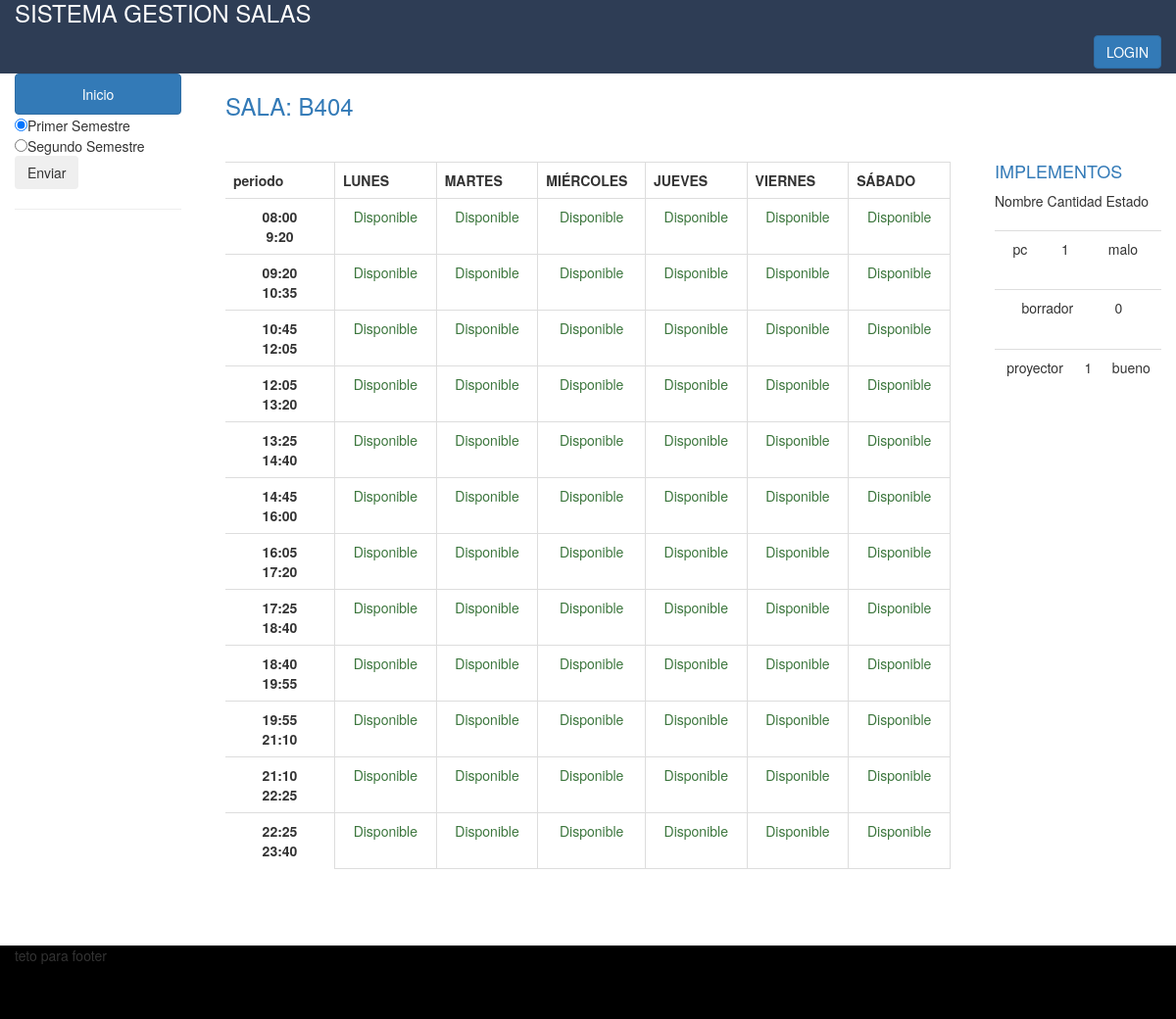
Screenshot of /salaini.php?id=B404 with the database file from the repository.
### tables this page shows
CREATE TABLE `implemento` (
  `CODIM` int(20) NOT NULL,
  `TIPOIMPLE` varchar(30) NOT NULL,
  `CANTIDAD` int(20) NOT NULL,
  `ESTADO` varchar(10) NOT NULL,
  `CODSALA` varchar(20) NOT NULL
);

### proceso.php (called while the page is built, shortened)
<?php
$semestre=$_REQUEST['semestre'];
  function selecdia ($DIA,$PERIODO,$varaibe,$semestre){
 include "conec.php";
 $sql=("SELECT NOMBRE,DIA,PERIODO,RAMO,SOL.CODSALA,SEMESTRE
 FROM USUARIO U JOIN SOLICITUD SOL ON U.RUT=SOL.RUT
  LEFT JOIN SALA S ON S.CODSALA=SOL.CODSALA
AND DIA=? AND PERIODO=?
 WHERE S.CODSALA='$varaibe' AND SEMESTRE='$semestre'" );
  $smt=$conn->prepare($sql);
    $smt->bindParam(1,$PERIODO);
  $smt->bindParam(2,$DIA);
  $smt->execute();
  $resultado=$smt->fetchall ();
 return $resultado;
 }
$datos=array();
for ($i=0; $i < 6; $i++) {
  $datos['PERIODO1'][$i]=selecdia(1,$i+1,$varaibe,$semestre);
}
for ($i=0; $i < 6; $i++) {
  $datos['PERIODO2'][$i]=selecdia(2,$i+1,$varaibe,$semestre);
}
for ($i=0; $i < 6; $i++) {
  $datos['PERIODO3'][$i]=selecdia(3,$i+1,$varaibe,$semestre);
}
for ($i=0; $i < 6; $i++) {
  $datos['PERIODO4'][$i]=selecdia(4,$i+1,$varaibe,$semestre);
}
for ($i=0; $i < 6; $i++) {
  $datos['PERIODO5'][$i]=selecdia(5,$i+1,$varaibe,$semestre);
}
for ($i=0; $i < 6; $i++) {
  $datos['PERIODO6'][$i]=selecdia(6,$i+1,$varaibe,$semestre);
}
for ($i=0; $i < 6; $i++) {
  $datos['PERIODO7'][$i]=selecdia(7,$i+1,$varaibe,$semestre);
}
for ($i=0; $i < 6; $i++) {
  $datos['PERIODO8'][$i]=selecdia(8,$i+1,$varaibe,$semestre);
}
for ($i=0; $i < 6; $i++) {
  $datos['PERIODO9'][$i]=selecdia(9,$i+1,$varaibe,$semestre);
}
for ($i=0; $i < 6; $i++) {
  $datos['PERIODO10'][$i]=selecdia(10,$i+1,$varaibe,$semestre);
}
for ($i=0; $i < 6; $i++) {
  $datos['PERIODO11'][$i]=selecdia(11,$i+1,$varaibe,$semestre);
}
for ($i=0; $i < 6; $i++) {
  $datos['PERIODO12'][$i]=selecdia(12,$i+1,$varaibe,$semestre);
}
 ?>

### salaini.php (the view, shortened to what this page needs)
  <?php
$varaibe=$_REQUEST['id'];
 ?>
<!DOCTYPE html>
<html>
<head>
 	 <link rel="stylesheet" type="text/css" href="css/bootstrap.css">
<?php include ('proceso.php');?>
	<div class="row" >
<div class="container" style="width: 100%;" >
<div class="col-md-12" style="background-color: #2E3D55; height:95px; margin-top:-20px ; ">
 	<font color="white" class="left" ><h3>SISTEMA GESTION SALAS</h3></font>
 <div class="pull-right">
    <a class="btn btn-primary" href="Loginsession/login.php">LOGIN</a>
  </div>
	</div>
	</div>
	</div>
</head>
<body>
	<div class="container" style="width: 100%;" >
<div class="row" >
	<div class="col-md-2" style="background-color: #fff; float: left;">
 <ul class="nav nav-pills nav-stacked" role="tablist">
    <li ><a class="btn btn-primary" href=inicio.php>Inicio</a></li>
        <form action="<?php echo $_SERVER['proceso.php'] ?>"   method="POST" enctype="multipart/form-data" accept-charset="utf-8">
        <input type="radio" name="semestre" value="1" checked value="1">Primer Semestre<br>
        <input type="radio" name="semestre" value="2" >Segundo Semestre<br>
      <input type="submit" value="Enviar" class="btn btn" ><hr/>
      </form>
      </ul>
	</div>
	<div class="col-md-8" style="background-color: #fff; float: left;" >
		<div class="col-md-12" style="background-color: #fff; height:90px ; float: center;">
			<h3 ><p class="text-primary">SALA: <?php echo $varaibe;?></p></h3>
		</div>
		<div class="col-md-12" style="background-color: #fff;  float: left;">
<table class='table table-border' border="0.5"
style="background-color: #fff; width: 15%; height:600px; float: left;" >
            <th style="width: 15%;">periodo</th>
            <tr>
              <th class="text-center" WIDTH="50" HEIGHT="50">08:00<br>9:20</th>
           </tr><tr>
              <th class="text-center" WIDTH="50" HEIGHT="50">09:20<br>10:35</th>
           </tr><tr>
              <th class="text-center" WIDTH="50" HEIGHT="50">10:45<br>12:05</th>
           </tr><tr>
              <th class="text-center" WIDTH="50" HEIGHT="50">12:05<br>13:20</th>
           </tr><tr>
              <th class="text-center" WIDTH="50" HEIGHT="50">13:25<br>14:40</th>
           </tr><tr>
              <th class="text-center" WIDTH="50" HEIGHT="50">14:45<br>16:00</th>
           </tr><tr>
              <th class="text-center" WIDTH="50" HEIGHT="50">16:05<br>17:20</th>
           </tr><tr>
              <th class="text-center" WIDTH="50" HEIGHT="50">17:25<br>18:40</th>
           </tr><tr>
              <th class="text-center" WIDTH="50" HEIGHT="50">18:40<br>19:55</th>
           </tr><tr>
              <th class="text-center" WIDTH="50" HEIGHT="50">19:55<br>21:10</th>
           </tr><tr>
              <th class="text-center" WIDTH="50" HEIGHT="50">21:10<br>22:25</th>
           </tr><tr>
              <th class="text-center" WIDTH="50" HEIGHT="50">22:25<br>23:40</th>
           </tr>
          </table>
		<div style="background-color: #fff; width: 85%; height:800px; float: right;">
<table class="table table-bordered" border="1"
style="background-color: #fff; width: 100%; height:600px;" >
                    <th style="width: 15%; "> LUNES</th>
                    <th style="width: 15%;"> MARTES</th>
                    <th style="width: 15%; "> MIÉRCOLES</th>
                    <th style="width: 15%; "> JUEVES</th>
                    <th style="width: 15%;"> VIERNES</th>
                    <th style="width: 15%;"> SÁBADO</th>
            <?php foreach ($datos as $key => $value): ?>
                                <tr >
                            <?php foreach ($value as $key => $periodo): ?>
                             <td  class="text-center"  HEIGHT="57">
                                        <?php if (!empty($periodo)) {
                                      echo $periodo[0]['NOMBRE'].'<br>'.$periodo[0]['RAMO'];
                                        }else{
                                          echo "
                                                <p class='text-success'>Disponible</p>
                                          " ;
                                        }
                                         ?>
                                </td>
                            <?php endforeach ?>
                            </tr>
                        <?php endforeach ?>
        </table>
	</div>
		</div>
	</div>
	<div class="col-md-2" style="background-color: #fff; margin-top:80px ; float: left;">
<h4 ><p class="text-primary">IMPLEMENTOS</p></h4>
  <th>Nombre</th>
  <th>Cantidad</th>
  <th>Estado</th>
<table class="table table-bordered" border="0,5">
  <?php
include "conec.php";
  $sql=( "SELECT ESTADO,CANTIDAD,TIPOIMPLE,S.CODSALA
        FROM  SALA S JOIN IMPLEMENTO I ON I.CODSALA=S.CODSALA
 WHERE S.CODSALA='".$_REQUEST['id']."'");
  $smt=$conn->prepare($sql);
  $smt->execute();
  $resultado=$smt->fetchall ();
$var= count ($resultado);
  for ($i=0; $i < $var; $i++) {
      echo "<table class='table table-border' style='border:1px ' >
       <tr>
       <span style='cursor: pointer;'>
                     <td class='text-center'  HEIGHT='40'> ".$resultado[$i]['TIPOIMPLE']."</td>
                    <td class='text-center'  HEIGHT='40'>".$resultado[$i]['CANTIDAD']."</td>
                    <td class='text-center'  HEIGHT='40'>".$resultado[$i]['ESTADO']."</td>
        </span>
</th></tr>
      </table>";
    }
 ?>
</table>
	</div>
	</div>
	</div>
</body>
<footer>
	<div class="row" >
<div class="container" style="width: 100%;" >
<div  class="col-md-12" style="background-color: #000; height:75px;">
teto para footer
</div>
</div>
</div>
</footer>
</html>

### rows the page displays
implemento: TIPOIMPLE "pc", CANTIDAD "1", ESTADO "malo"
implemento: TIPOIMPLE "borrador", CANTIDAD "0"
implemento: TIPOIMPLE "proyector", CANTIDAD "1", ESTADO "bueno"

### other values shown
$varaibe "B404"
